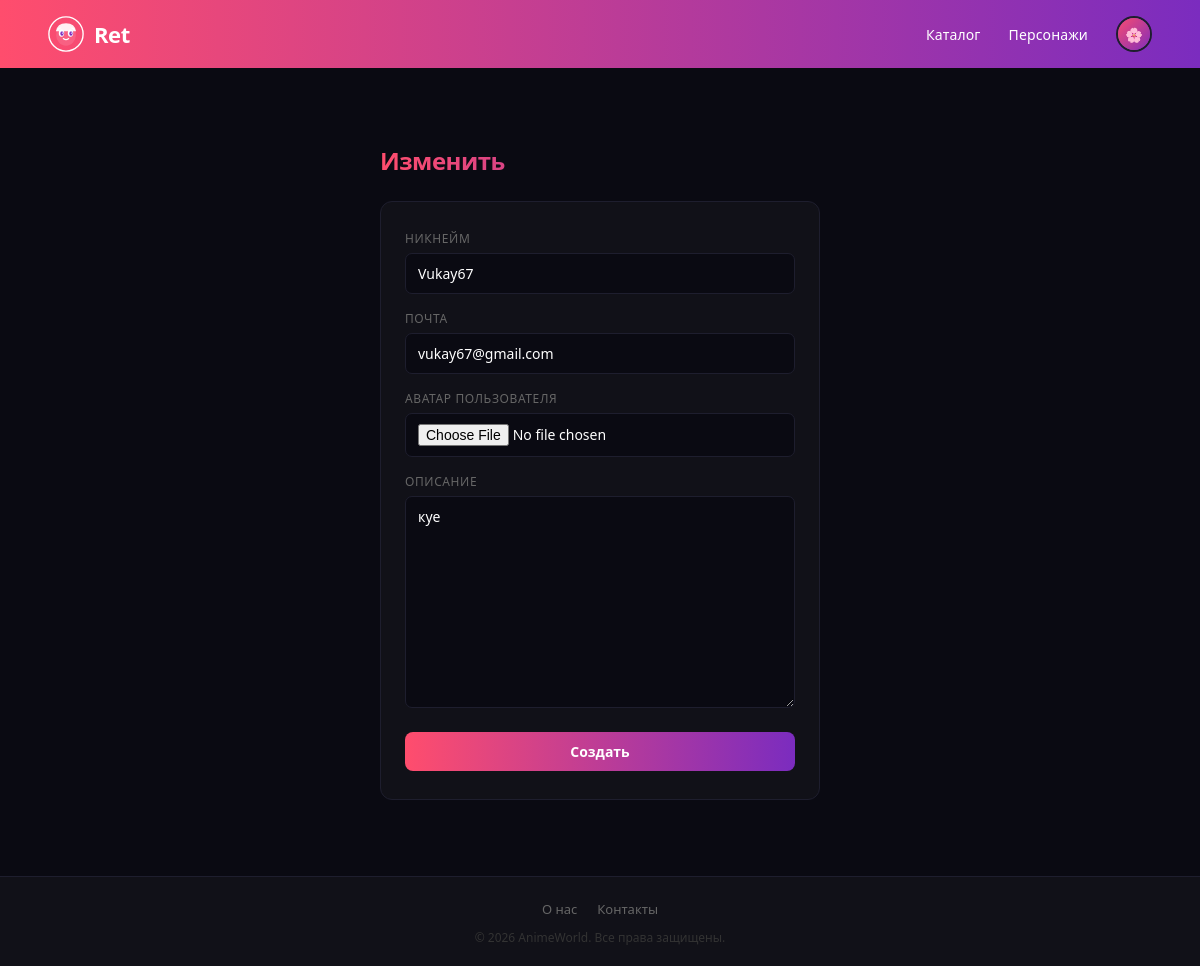
/redact/ (signed in), run on an earlier commit of the app's database.
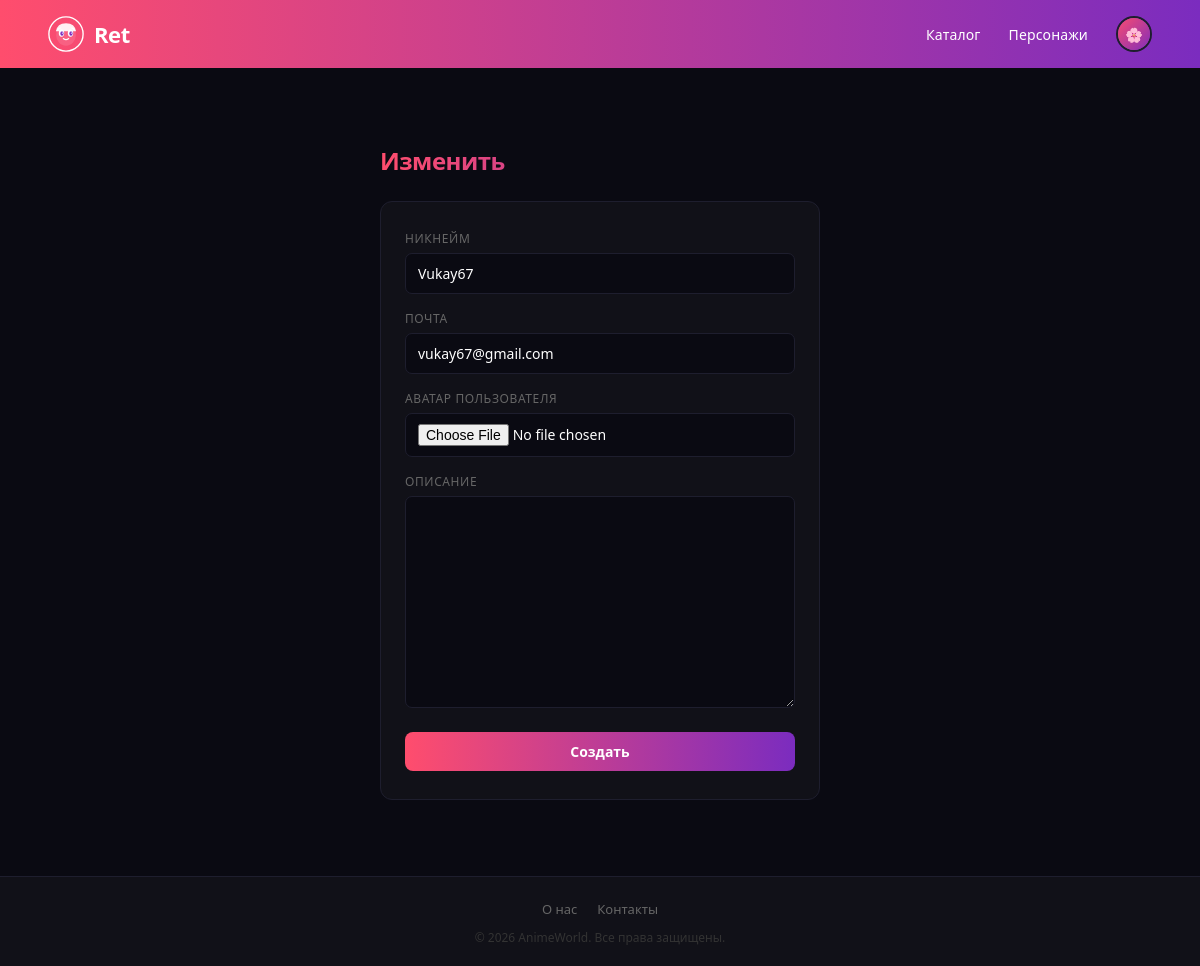
And on a later commit of the database.
### core/models.py (models this page shows)
class CustemUser(AbstractUser):
    avatar = models.ImageField(upload_to="avatars", null=True, blank=True)
    description = models.TextField(max_length=250, null=True, blank=True)

### core/views.py (the view)
# urls.py: path('redact/', redact_page, name="redact_page"),
def redact_page(request):
    if request.method == "POST":
        form = CustemUserForm(request.POST, request.FILES, instance=request.user)
        if form.is_valid():
            form.save()
            return redirect("profil_page", pk=request.user.pk)
    else:
        form = CustemUserForm(instance=request.user)
    context = {
        "form": form
    }
    return render(request, "redact.html", context)

### core/forms.py (shortened to what this page needs)
class CustemUserForm(forms.ModelForm):
    class Meta:
        model = CustemUser
        fields = ["username", "email", "avatar", "description"]
        labels = {
            "username": "Никнейм",
            "email": "Почта",
            "avatar": "Аватар пользователя",
            "description": "Описание"
        }
        widgets = {
            "avatar": forms.FileInput()
        }
        help_texts = {
            "username": "",
            "avatar": ""
        }

### core/templates/redact.html (shortened to what this page needs)
{% extends './base.html' %}
{% block content %}
<main class="main">
    <section class="form-page">
        <h1 class="form-title">Изменить</h1>
        <form action="" method="post" enctype="multipart/form-data" class="form-card">
            {% for field in form %}
            <div class="field">
                <label>{{ field.label }}</label>
                {{ field }}
            </div>
            {% endfor %}
            <button type="submit" class="btn-primary" style="width:100%; margin-top:8px;">Создать</button>
        </form>
    </section>
</main>
{% endblock %}

### core/templates/base.html (shortened to what this page needs)
{% load static %}
<!DOCTYPE html>
<html lang="ru">
<head>
    <link rel="stylesheet" href="{% static 'css/style.css' %}">
    <link rel="stylesheet" href="{% static 'css/mobile.css' %}">
</head>
<body>
    <header class="header">
        <a href="{% url 'main_page' %}" class="logo">
            Ret
        </a>
        <nav class="nav">
            <ul>
                <li><a href="{% url 'all_anime_page' %}">Каталог</a></li>
                <li><a href="{% url 'characters_page' %}">Персонажи</a></li>
                <li>
                    {% if request.user.is_authenticated %}
                    <a href="{% url 'profil_page' request.user.pk %}" class="profile-btn">
                        {% if request.user.avatar %}
                            <img src="{{ request.user.avatar.url }}" alt="{{ request.user.username }}" class="profile-avatar-img"/>
                        {% else %}
                            <div class="profile-avatar-default">🌸</div>
                        {% endif %}
                    </a>
                    {% else %}
                    <a href="{% url 'login_page' %}" class="profile-btn">
                        <div class="profile-avatar-default">🌸</div>
                    </a>
                    {% endif %}
                </li>
            </ul>
        </nav>
    </header>
{% block content %}
{% endblock %}
    <footer class="footer">
        <ul>
            <li><a href="{% url 'about_page' %}">О нас</a></li>
            <li><a href="{% url 'contacts_page' %}">Контакты</a></li>
        </ul>
        <p>© 2026 AnimeWorld. Все права защищены.</p>
    </footer>
</body>
</html>

### staticfiles_dev/css/style.css (style rules this page uses)
* { margin:0;padding:0;box-sizing:border-box;font-family:'Segoe UI',system-ui,sans-serif }
html,body { height:100% }
body { min-height:100vh;background:#0a0a12;color:#fff;display:flex;flex-direction:column }
a { text-decoration:none }
:root { --pink:#ff4d6d; --purple:#7b2cbf; --grad:linear-gradient(90deg,#ff4d6d,#7b2cbf); --bg:#0a0a12; --card:#111118; --border:#1e1e2e; --muted:#666; --text:#e0e0e0; }
.header { display:flex;justify-content:space-between;align-items:center;padding:16px 48px;background:linear-gradient(90deg,#ff4d6d,#7b2cbf);position:sticky;top:0;z-index:100 }
.logo { display:flex;align-items:center;gap:10px;font-size:22px;font-weight:700;color:#fff;letter-spacing:-.02em }
.logo-icon { width:36px;height:36px;flex-shrink:0 }
.nav ul { list-style:none;display:flex;gap:28px;align-items:center }
.nav a { color:#fff;font-size:14px;font-weight:500;transition:color .2s;letter-spacing:.01em }
.profile-btn { width:36px;height:36px; border-radius:50%; overflow:hidden; padding:0!important; background:none!important; border:2px solid var(--border); transition:border-color .2s; display:flex;align-items:center;justify-content:center; flex-shrink:0; }
.main { flex:1;padding:16px }
.footer { background:var(--card);border-top:1px solid var(--border);padding:20px 48px;display:flex;flex-direction:column;align-items:center;gap:10px }
.footer ul { list-style:none;display:flex;gap:20px;flex-wrap:wrap;justify-content:center }
.footer ul a { color:var(--muted);font-size:13px;transition:color .2s }
.footer p { font-size:12px;color:#333 }
.about h1,.about .stat-number,.contacts h1,.profile-name, .catalog-page-title,.characters-title,.form-title,.detail-title { background:var(--grad); -webkit-background-clip:text;background-clip:text;-webkit-text-fill-color:transparent }
.btn-primary,.btn-secondary { padding:10px 22px;border-radius:8px;font-size:14px;font-weight:600;cursor:pointer;transition:opacity .2s,transform .15s;display:inline-block }
.btn-primary { background:var(--grad);color:#fff;border:none }
.form-page { max-width:480px;margin:0 auto;padding:60px 20px }
.form-title { font-size:24px;font-weight:800;margin-bottom:24px;letter-spacing:-.02em }
.form-card { background:var(--card);border:1px solid var(--border);border-radius:12px;padding:28px 24px;display:flex;flex-direction:column;gap:16px }
.form-card .field { display:flex;flex-direction:column;gap:6px }
.form-card label { font-size:12px;color:var(--muted);font-weight:500;text-transform:uppercase;letter-spacing:.05em }
.form-card input,.form-card textarea,.form-card select { background:var(--bg);border:1px solid var(--border);border-radius:7px;padding:10px 12px;color:#fff;font-size:14px;outline:none;transition:border-color .2s;width:100% }
.form-card textarea { resize:vertical;min-height:90px }
.profile-avatar-default { width: 36px;height: 36px;border-radius: 50%;background: linear-gradient(135deg, #ff4d6d, #7b2cbf);display: flex;align-items: center;justify-content: center;flex-shrink: 0; }

What changed in the data, as far as the page shows it:
changed CustemUser "Vukay67": description "куе" → (not shown)
